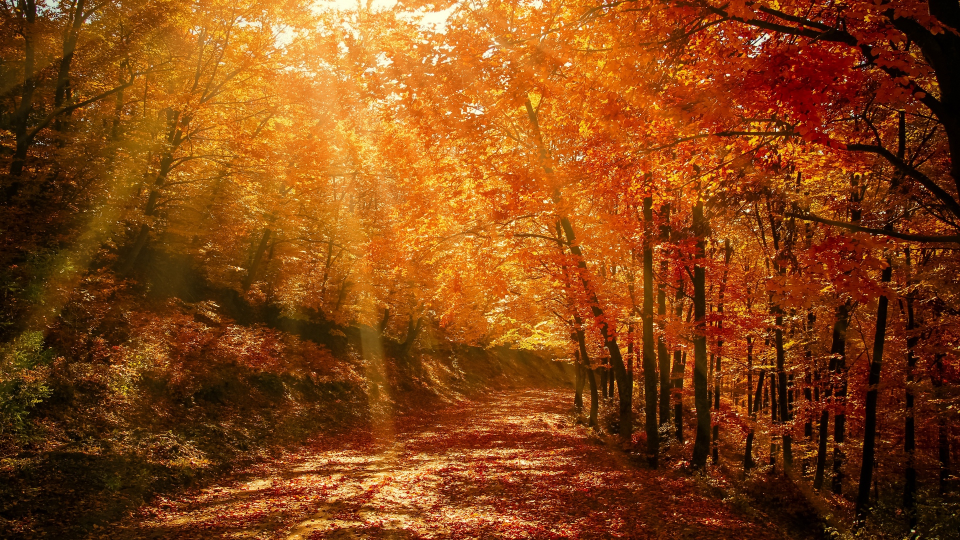
#> input picture big_data/lecture/week9/data/images/autumn_forest_park_128379_1920x1080.jpg, 1920 x 1080 px (shown at 1/2 size); its folder holds only this picture in this run
$ python cv2_practice1.py
#> lines starting #> are read from the running program, lines starting #| are printed output that depends on the picture
import sys
import glob
import cv2
import numpy as np

# 1

folder_path = '/Users/junho/Desktop/main/big_data/lecture/week9/data/images'
img_files = glob.glob(f'{folder_path}/*.jpg')
img_files
if not img_files:
    print("there are no jpg files in 'image' folder. ")
    sys.exit()

cv2.namedWindow('image',cv2.WINDOW_NORMAL)
# cv2.setWindowProperty('image',cv2.WND_PROP_FULLSCREEN,cv2.WINDOW_FULLSCREEN)
cnt = len(img_files)
idx = 0
while True:
    img = cv2.imread(img_files[idx])
#> img is the input picture: shape (1080, 1920, 3); mean B, G, R 19.9, 68.7, 132.4

    if img is None:
        print('image load fail')
        break

    cv2.imshow('image',img)
    if cv2.waitKey(1000) >= 0:
#> (key Esc is pressed here)
        break

    idx += 1
    if idx >= cnt:
        idx = 0

cv2.destroyAllWindows()

# 2
cat_bmp_path = '/Users/junho/Desktop/main/big_data/lecture/week9/data/cat.bmp'
img1 = cv2.imread(cat_bmp_path,cv2.IMREAD_GRAYSCALE)
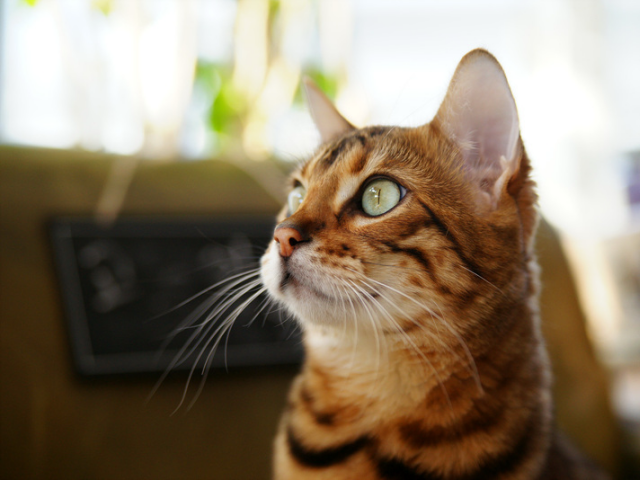
#> input picture big_data/lecture/week9/data/cat.bmp, 640 x 480 px, found by its file name
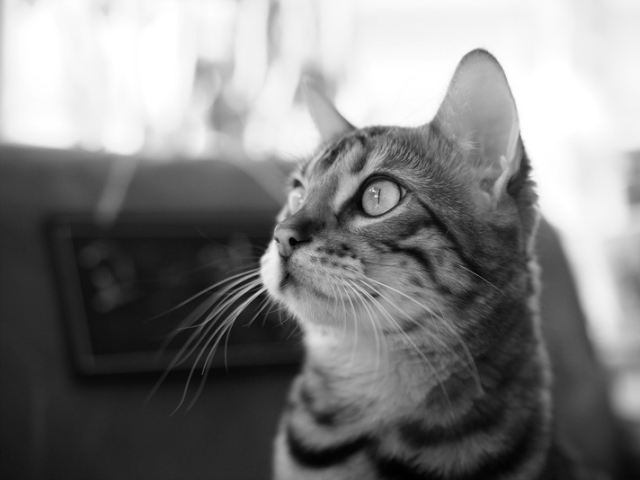
#> img1: shape (480, 640); min 0, max 255, mean 127.8
img2 = cv2.imread(cat_bmp_path,cv2.IMREAD_COLOR)
#> img2 is the input picture: shape (480, 640, 3); mean B, G, R 104.5, 125.6, 140.8
print(type(img1))
#| <class 'numpy.ndarray'>
print(img1.shape)
#| (480, 640)
print(img2.shape)
#| (480, 640, 3)
print(img1.dtype)
#| uint8
print(img1.ndim)
#| 2
print(img2.ndim)
#| 3

h,w = img2.shape[:2]
#> h = 480; w = 640
print(f'img2 size : {w} x {h}')
#| img2 size : 640 x 480
if len(img1.shape) == 2:
    print('img1 is grayscale')
elif len(img1.shape) == 3:
    print('img1 is truecolor')

cv2.imshow('img1',img1)
cv2.imshow('img2',img2)
cv2.waitKey()

for y in range(h):
    for x in range(w):
        img1[y,x] = 255
        img2[y,x] = (0,0,255) # cmap
#> img1: shape (480, 640); every value is 255
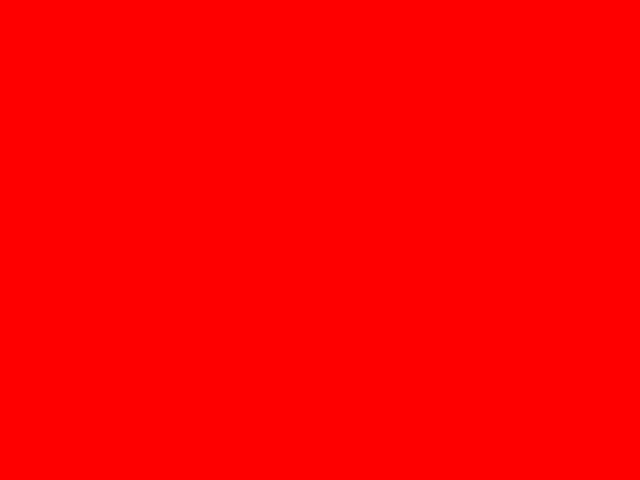
#> img2: shape (480, 640, 3); mean B, G, R 0, 0, 255

# img1[:,:] = 255
# img2[:,:] = (0,0,255)
cv2.imshow('img1',img1)
cv2.imshow('img2',img2)
cv2.waitKey()
cv2.destroyAllWindows()

# 3 ndarray initialize
img1 = np.empty((240,320),dtype=np.uint8) # gray scale img
img2 = np.zeros((240,320,3),dtype=np.uint8) # color : black (0,0,0) : default
img3 = np.ones((240,320),dtype=np.uint8) # gray : black
#> (the run stopped early here; a loop or call above may not have finished)
